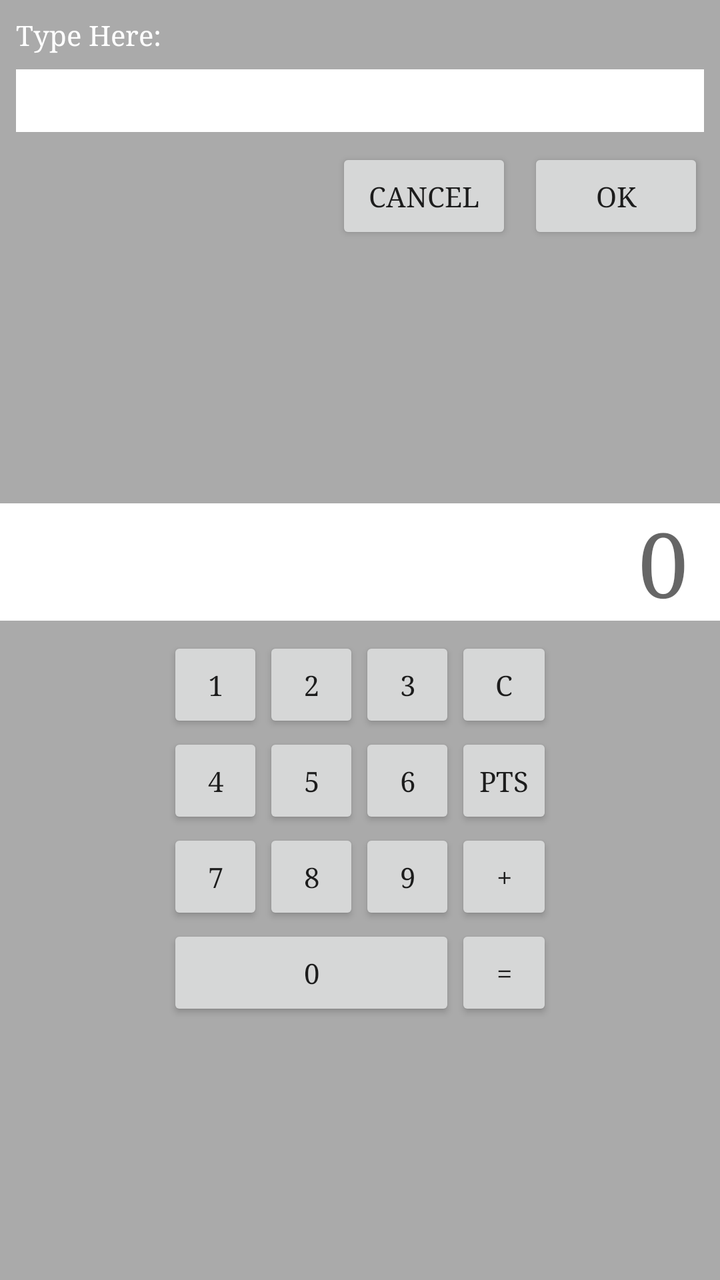
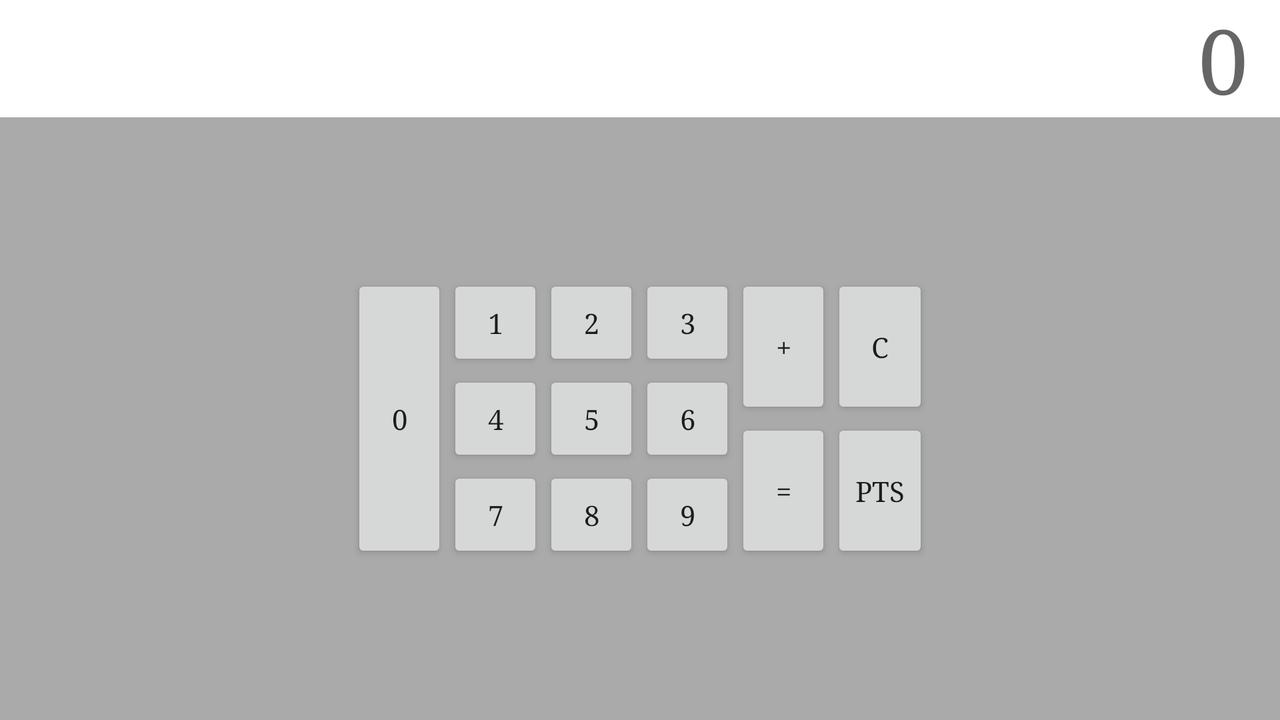

The same Android screen from two of the app's own layout files: first res/layout/ as a phone draws it, then the repository's variant for another configuration, drawn on a device whose configuration selects that folder. Both files follow.
<!-- AndroidManifest.xml: application theme AppTheme -->
<!-- res/layout/fragment_calc.xml -->
<android.support.constraint.ConstraintLayout
    xmlns:android="http://schemas.android.com/apk/res/android"
    xmlns:app="http://schemas.android.com/apk/res-auto"
    xmlns:tools="http://schemas.android.com/tools"
    android:layout_width="match_parent"
    android:layout_height="match_parent">

    <TextView
        android:id="@+id/label_text"
        android:layout_width="0dp"
        android:layout_height="wrap_content"
        android:layout_marginEnd="8dp"
        android:layout_marginLeft="8dp"
        android:layout_marginRight="8dp"
        android:layout_marginStart="8dp"

        android:layout_marginTop="8dp"
        android:text="Type Here: "
        android:textColor="@android:color/white"
        app:layout_constraintLeft_toLeftOf="parent"
        app:layout_constraintRight_toRightOf="parent"
        app:layout_constraintTop_toTopOf="parent" />

    <EditText
        android:id="@+id/edit_text"
        android:layout_width="0dp"
        android:layout_height="wrap_content"

        android:layout_marginEnd="8dp"
        android:layout_marginLeft="8dp"

        android:layout_marginRight="8dp"
        android:layout_marginStart="8dp"
        android:layout_marginTop="8dp"
        android:background="@android:color/white"
        android:textAppearance="@style/TextAppearance.AppCompat.Headline"
        app:layout_constraintHorizontal_bias="0.0"
        app:layout_constraintLeft_toLeftOf="parent"
        app:layout_constraintRight_toRightOf="parent"
        app:layout_constraintTop_toBottomOf="@+id/label_text" />

    <Button
        android:id="@+id/btn_cancel"
        android:layout_width="wrap_content"
        android:layout_height="wrap_content"
        android:text="Cancel"
        app:layout_constraintRight_toLeftOf="@+id/btn_apply"
        android:layout_marginRight="8dp"
        app:layout_constraintTop_toTopOf="@+id/btn_apply"
        android:layout_marginEnd="8dp" />

    <Button
        android:id="@+id/btn_apply"
        android:layout_width="wrap_content"
        android:layout_height="wrap_content"

        android:text="OK"
        android:layout_marginTop="8dp"
        app:layout_constraintTop_toBottomOf="@+id/edit_text"
        app:layout_constraintRight_toRightOf="@+id/edit_text" />


    <android.support.constraint.Guideline
        android:id="@+id/guideline4"
        android:layout_width="wrap_content"
        android:layout_height="wrap_content"
        android:orientation="horizontal"
        app:layout_constraintGuide_begin="150dp"
        tools:layout_editor_absoluteY="150dp"
        tools:layout_editor_absoluteX="0dp" />

    <TextView
        android:id="@+id/result"
        android:layout_width="0dp"
        android:layout_height="wrap_content"

        android:background="@android:color/white"
        android:gravity="end"
        android:text="0"
        android:textAlignment="textEnd"
        android:maxLines="1"


        android:paddingLeft="16dp"
        android:paddingRight="16dp"

        app:layout_constraintVertical_chainStyle="packed"
        android:textAppearance="@style/TextAppearance.AppCompat.Display2"

        app:layout_constraintLeft_toLeftOf="parent"
        app:layout_constraintRight_toRightOf="parent"
        app:layout_constraintHorizontal_bias="0.0"
        app:layout_constraintBottom_toTopOf="@+id/tableLayout"
        app:layout_constraintTop_toBottomOf="@+id/btn_cancel" />

    <TableLayout
        android:id="@+id/tableLayout"
        android:layout_width="wrap_content"
        android:layout_height="wrap_content"

        android:layout_marginLeft="32dp"

        app:layout_constraintHorizontal_chainStyle="packed"
        app:layout_constraintVertical_chainStyle="packed"

        app:layout_constraintLeft_toLeftOf="parent"
        app:layout_constraintRight_toLeftOf="@+id/operations_wrapper"
        android:layout_marginStart="32dp"
        app:layout_constraintBottom_toTopOf="@+id/btn_0"
        app:layout_constraintTop_toBottomOf="@+id/result"
        android:layout_marginTop="8dp">

        <TableRow>

            <Button
                android:id="@+id/btn_1"
                style="@style/Widget.AppCompat.Button.Small"
                android:tag="1"
                android:text="1" />

            <Button
                android:id="@+id/btn_2"
                style="@style/Widget.AppCompat.Button.Small"
                android:tag="2"
                android:text="2" />

            <Button
                android:id="@+id/btn_3"
                style="@style/Widget.AppCompat.Button.Small"
                android:tag="3"
                android:text="3" />
        </TableRow>

        <TableRow>

            <Button
                android:id="@+id/btn_4"
                style="@style/Widget.AppCompat.Button.Small"
                android:tag="4"
                android:text="4" />

            <Button
                android:id="@+id/btn_5"
                style="@style/Widget.AppCompat.Button.Small"
                android:tag="5"
                android:text="5" />

            <Button
                android:id="@+id/btn_6"
                style="@style/Widget.AppCompat.Button.Small"
                android:tag="6"
                android:text="6" />
        </TableRow>

        <TableRow>

            <Button
                android:id="@+id/btn_7"
                style="@style/Widget.AppCompat.Button.Small"
                android:tag="7"
                android:text="7" />

            <Button
                android:id="@+id/btn_8"
                style="@style/Widget.AppCompat.Button.Small"
                android:tag="8"
                android:text="8" />

            <Button
                android:id="@+id/btn_9"
                style="@style/Widget.AppCompat.Button.Small"
                android:tag="9"
                android:text="9" />
        </TableRow>
    </TableLayout>

    <Button
        android:id="@+id/btn_0"
        android:layout_width="0dp"
        android:layout_height="wrap_content"

        app:layout_constraintLeft_toLeftOf="@+id/tableLayout"
        app:layout_constraintRight_toRightOf="@+id/tableLayout"

        android:tag="0"
        android:text="0"

        app:layout_constraintVertical_chainStyle="packed"

        app:layout_constraintBottom_toBottomOf="parent"
        app:layout_constraintTop_toBottomOf="@+id/tableLayout" />

    <LinearLayout
        android:id="@+id/operations_wrapper"
        android:layout_width="wrap_content"
        android:layout_height="0dp"
        android:orientation="vertical"

        android:layout_marginRight="32dp"
        android:layout_marginEnd="32dp"

        app:layout_constraintHorizontal_chainStyle="packed"

        app:layout_constraintTop_toTopOf="@+id/tableLayout"
        app:layout_constraintRight_toRightOf="parent"
        app:layout_constraintBottom_toBottomOf="@+id/btn_0"
        app:layout_constraintLeft_toRightOf="@+id/tableLayout">

        <Button
            android:id="@+id/btn_op_clear"
            android:layout_width="match_parent"
            android:layout_height="wrap_content"
            android:layout_weight="1"
            android:text="C"
            style="@style/Widget.AppCompat.Button.Small"/>

        <Button
            android:id="@+id/btn_op_convert"
            android:layout_width="match_parent"
            android:layout_height="wrap_content"
            android:layout_weight="1"
            android:text="Pts"
            style="@style/Widget.AppCompat.Button.Small"/>

        <Button
            android:id="@+id/btn_op_plus"
            android:layout_width="match_parent"
            android:layout_height="wrap_content"
            android:layout_weight="1"
            android:text="+"
            style="@style/Widget.AppCompat.Button.Small"/>

        <Button
            android:id="@+id/btn_op_equal"
            android:layout_width="match_parent"
            android:layout_height="wrap_content"
            android:layout_weight="1"
            android:text="="
            style="@style/Widget.AppCompat.Button.Small"/>
    </LinearLayout>

</android.support.constraint.ConstraintLayout>
<!-- resources referenced by this layout -->
<resources>
  <style name="AppTheme" parent="Theme.AppCompat.Light.DarkActionBar">
          
          <item name="android:typeface">serif</item>
          <item name="android:colorBackground">@android:color/darker_gray</item>
  
          <item name="colorPrimary">@color/colorPrimary</item>
          <item name="colorPrimaryDark">@color/colorPrimaryDark</item>
          <item name="colorAccent">@color/colorAccent</item>
      </style>
  <color name="colorPrimary">#3F51B5</color>
  <color name="colorPrimaryDark">#303F9F</color>
  <color name="colorAccent">#FF4081</color>
</resources>
<!-- res/layout-land/fragment_calc.xml (the repository's variant of the layout above) -->
<!-- drawn on the phone turned sideways -->
<android.support.constraint.ConstraintLayout
    xmlns:android="http://schemas.android.com/apk/res/android"
    xmlns:app="http://schemas.android.com/apk/res-auto"
    xmlns:tools="http://schemas.android.com/tools"
    android:layout_width="match_parent"
    android:layout_height="match_parent">

    <TextView
        android:id="@+id/result"
        android:layout_width="0dp"
        android:layout_height="wrap_content"

        android:background="@android:color/white"
        android:gravity="end"
        android:text="0"
        android:textAlignment="textEnd"
        android:maxLines="1"


        android:paddingLeft="16dp"
        android:paddingRight="16dp"

        app:layout_constraintVertical_chainStyle="packed"
        android:textAppearance="@style/TextAppearance.AppCompat.Display2"

        app:layout_constraintLeft_toLeftOf="parent"
        app:layout_constraintRight_toRightOf="parent"

        tools:layout_editor_absoluteY="0dp" />

    <Button
        android:id="@+id/btn_0"
        style="@style/Widget.AppCompat.Button.Small"
        android:layout_width="wrap_content"

        android:layout_height="0dp"

        android:tag="0"

        android:text="0"
        app:layout_constraintBottom_toBottomOf="@+id/tableLayout"
        app:layout_constraintHorizontal_chainStyle="packed"
        app:layout_constraintLeft_toLeftOf="parent"
        app:layout_constraintRight_toLeftOf="@+id/tableLayout"
        app:layout_constraintTop_toTopOf="@+id/tableLayout"
        app:layout_constraintVertical_chainStyle="packed"
        android:layout_marginLeft="32dp"
        app:layout_constraintVertical_bias="0.0" />

    <TableLayout
        android:id="@+id/tableLayout"
        android:layout_width="wrap_content"
        android:layout_height="wrap_content"

        app:layout_constraintHorizontal_chainStyle="packed"

        app:layout_constraintRight_toLeftOf="@+id/operations_wrapper"
        app:layout_constraintLeft_toRightOf="@+id/btn_0"
        android:layout_marginTop="8dp"
        app:layout_constraintTop_toBottomOf="@+id/result"
        app:layout_constraintBottom_toBottomOf="parent"
        android:layout_marginBottom="8dp">

        <TableRow>

            <Button
                android:id="@+id/btn_1"
                style="@style/Widget.AppCompat.Button.Small"
                android:tag="1"
                android:text="1" />

            <Button
                android:id="@+id/btn_2"
                style="@style/Widget.AppCompat.Button.Small"
                android:tag="2"
                android:text="2" />

            <Button
                android:id="@+id/btn_3"
                style="@style/Widget.AppCompat.Button.Small"
                android:tag="3"
                android:text="3" />
        </TableRow>

        <TableRow>

            <Button
                android:id="@+id/btn_4"
                style="@style/Widget.AppCompat.Button.Small"
                android:tag="4"
                android:text="4" />

            <Button
                android:id="@+id/btn_5"
                style="@style/Widget.AppCompat.Button.Small"
                android:tag="5"
                android:text="5" />

            <Button
                android:id="@+id/btn_6"
                style="@style/Widget.AppCompat.Button.Small"
                android:tag="6"
                android:text="6" />
        </TableRow>

        <TableRow>

            <Button
                android:id="@+id/btn_7"
                style="@style/Widget.AppCompat.Button.Small"
                android:tag="7"
                android:text="7" />

            <Button
                android:id="@+id/btn_8"
                style="@style/Widget.AppCompat.Button.Small"
                android:tag="8"
                android:text="8" />

            <Button
                android:id="@+id/btn_9"
                style="@style/Widget.AppCompat.Button.Small"
                android:tag="9"
                android:text="9" />
        </TableRow>
    </TableLayout>

    <LinearLayout
        android:id="@+id/operations_wrapper"
        android:layout_width="wrap_content"
        android:layout_height="0dp"
        android:orientation="vertical"

        app:layout_constraintHorizontal_chainStyle="packed"

        app:layout_constraintTop_toTopOf="@+id/tableLayout"
        app:layout_constraintBottom_toBottomOf="@+id/tableLayout"
        app:layout_constraintRight_toLeftOf="@+id/operations_wrapper_2"
        app:layout_constraintLeft_toRightOf="@+id/tableLayout">
        <Button
            android:id="@+id/btn_op_plus"
            android:layout_width="match_parent"
            android:layout_height="wrap_content"
            android:layout_weight="1"
            android:text="+"
            style="@style/Widget.AppCompat.Button.Small"/>

        <Button
            android:id="@+id/btn_op_equal"
            android:layout_width="match_parent"
            android:layout_height="wrap_content"
            android:layout_weight="1"
            android:text="="
            style="@style/Widget.AppCompat.Button.Small"/>
    </LinearLayout>
    <LinearLayout
        android:id="@+id/operations_wrapper_2"
        android:layout_width="wrap_content"
        android:layout_height="0dp"
        android:orientation="vertical"

        app:layout_constraintHorizontal_chainStyle="packed"

        app:layout_constraintTop_toTopOf="@+id/operations_wrapper"
        app:layout_constraintBottom_toBottomOf="@+id/operations_wrapper"
        app:layout_constraintRight_toRightOf="parent"
        app:layout_constraintLeft_toRightOf="@+id/operations_wrapper"
        android:layout_marginRight="32dp">

        <Button
            android:id="@+id/btn_op_clear"
            android:layout_width="match_parent"
            android:layout_height="wrap_content"
            android:layout_weight="1"
            android:text="C"
            style="@style/Widget.AppCompat.Button.Small"/>

        <Button
            android:id="@+id/btn_op_convert"
            android:layout_width="match_parent"
            android:layout_height="wrap_content"
            android:layout_weight="1"
            android:text="Pts"
            style="@style/Widget.AppCompat.Button.Small"/>

    </LinearLayout>

</android.support.constraint.ConstraintLayout>
